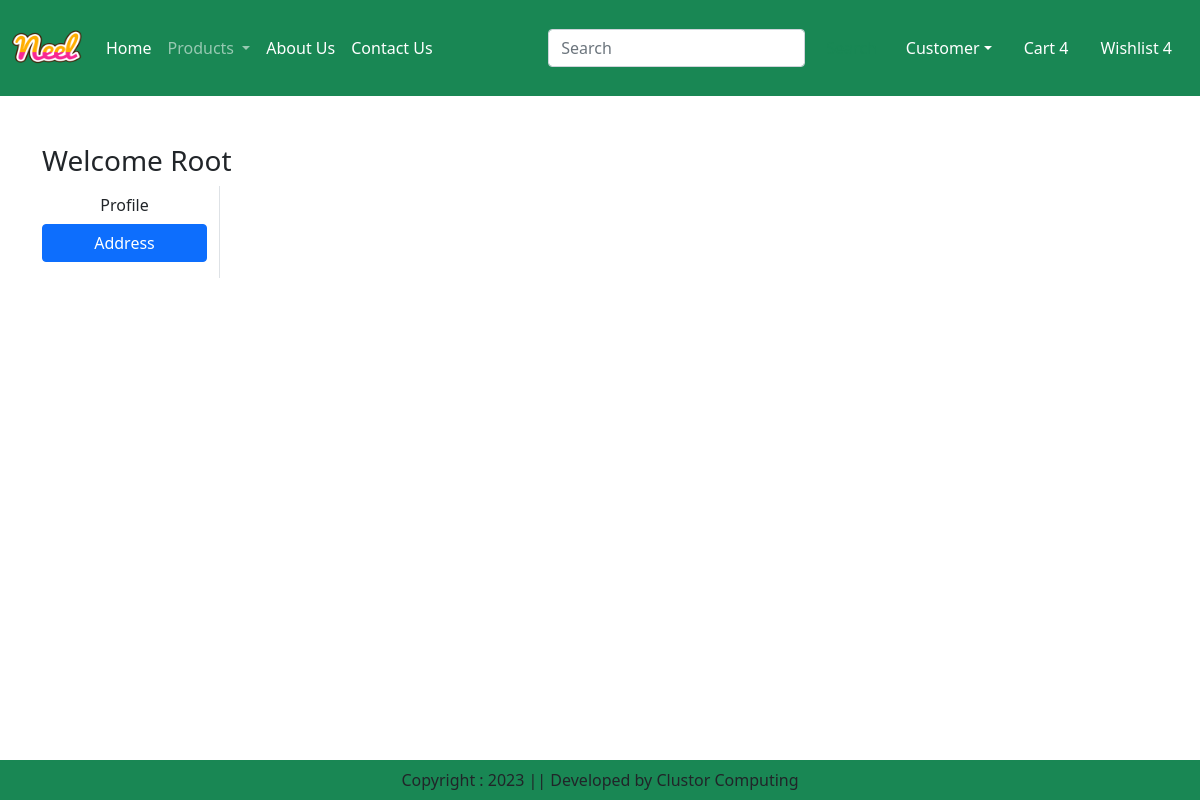
Page /address/ (signed in) on the earlier database version.
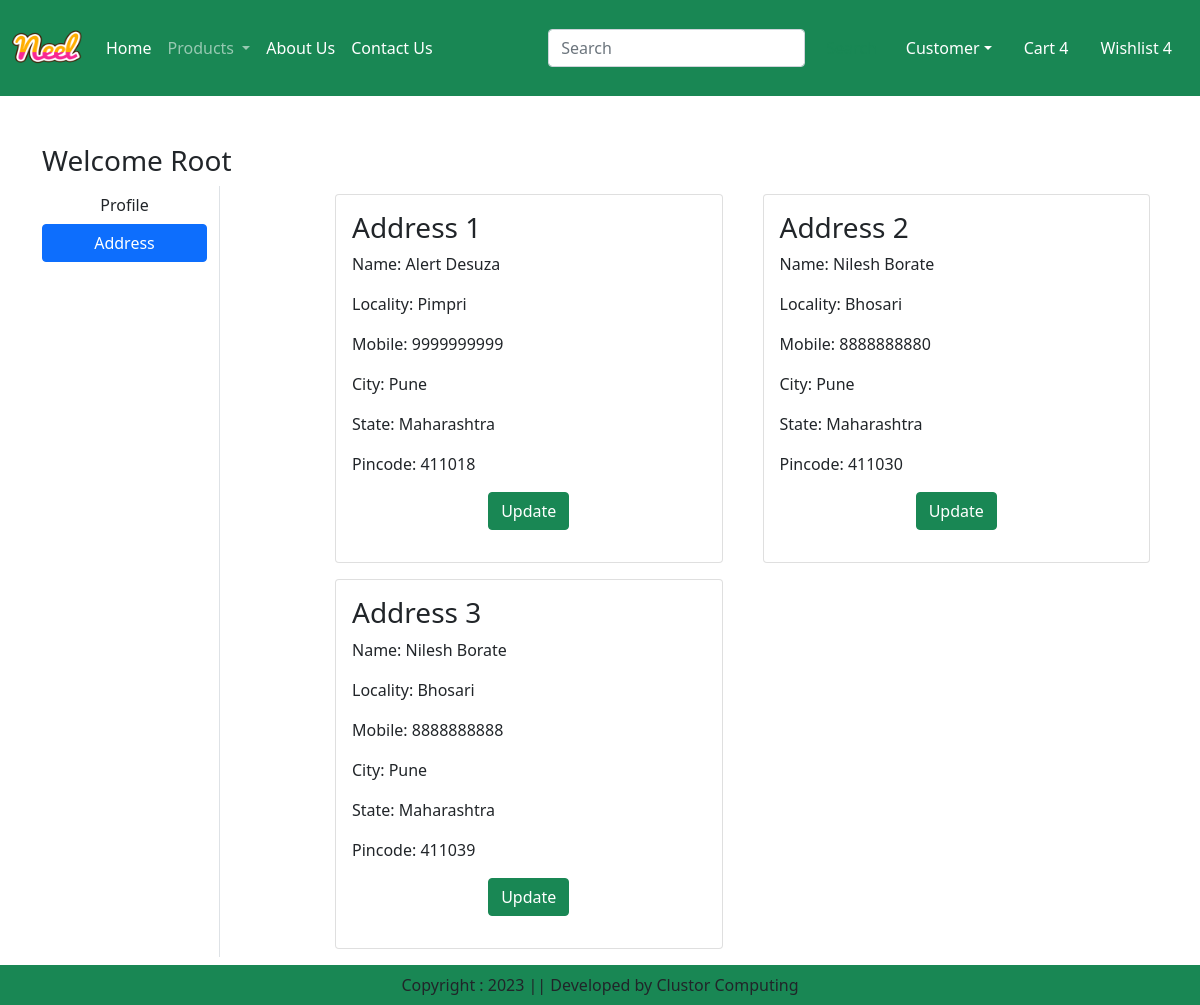
Same page on the later database version.
### app/models.py (models this page shows, shortened)
class Customer(models.Model):
    user = models.ForeignKey(User, on_delete=models.CASCADE)
    name = models.CharField(max_length=200)
    locality = models.CharField(max_length=200)
    city = models.CharField(max_length=50)
    mobile = models.IntegerField(default=0)
    zipcode = models.IntegerField()
    state = models.CharField(choices=STATE_CHOICES,max_length=100)

### app/views.py (the view)
# urls.py: path('address/', views.address, name='address'),
def address(request):
    add = Customer.objects.filter(user=request.user)
    return render(request, 'app/address.html',locals())

### app/templates/app/address.html (shortened to what this page needs)
{% extends "app/base.html" %}
{% load static %}
{% block main-content %}
<div class="container my-5">
    <div class="row">
        <h3>Welcome <span class="text-capitalize">{{request.user}}</span></h3>
        <div class="col-sm-2 border-end">
            <ul class="list-unstyled">
                <li class="d-grid"><a href="{% url "profile" %}" class="btn">Profile</a></li>
                <li class="d-grid"><a href="{% url "address" %}" class="btn btn-primary">Address</a></li>
            </ul>
        </div>
        <div class="col-sm-9 offset-sm-1">
            <div class="row">
                {% for ad in add %}
                <div class="col-sm-6">
                    <div class="card m-2">
                        <div class="card-body">
                            <h3>Address {{forloop.counter}}</h3>
                            <p>Name: {{ad.name}}</p>
                            <p>Locality: {{ad.locality}}</p>
                            <p>Mobile: {{ad.mobile}}</p>
                            <p>City: {{ad.city}}</p>
                            <p>State: {{ad.state}}</p>
                            <p>Pincode: {{ad.zipcode}}</p>
                            <p class="text-center"><a href="{% url "updateAddress" pk=ad.id %}" type="button" class="btn btn-success">Update</a></p>
                        </div>
                    </div>
                </div>
                {% endfor %}
            </div>
        </div>
    </div>
</div>
{% endblock main-content %}

Differences in the rows shown:
added Customer: name "Alert Desuza", locality "Pimpri", mobile "9999999999", city "Pune", state "Maharashtra", zipcode "411018"
added Customer: name "Nilesh Borate", locality "Bhosari", mobile "8888888880", city "Pune", state "Maharashtra", zipcode "411030"
added Customer: name "Nilesh Borate", locality "Bhosari", mobile "8888888888", city "Pune", state "Maharashtra", zipcode "411039"
